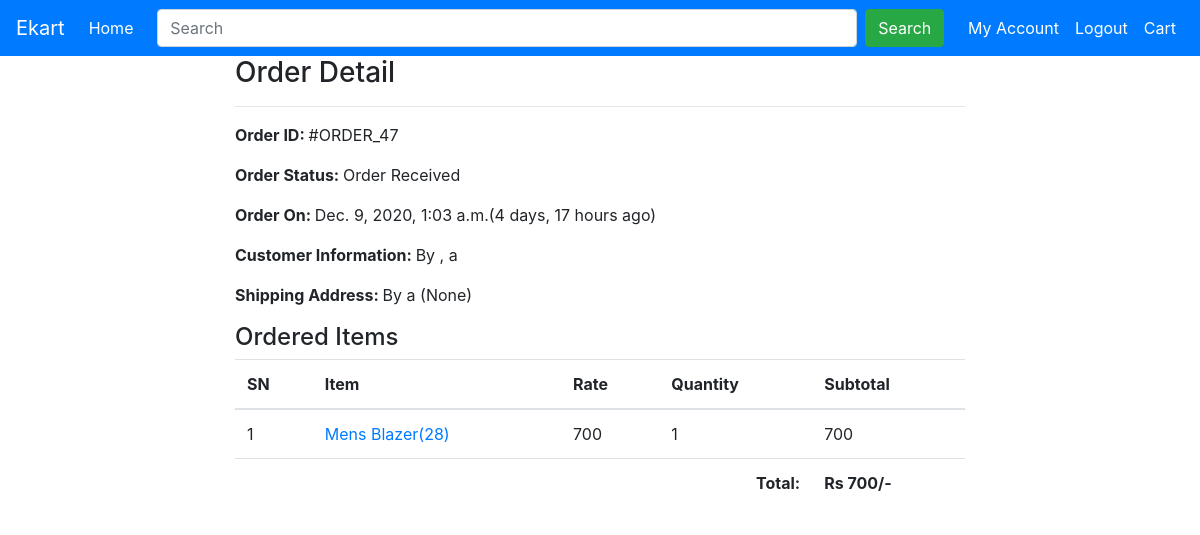
The page /profile/order-47/ (signed in) on the database its author committed.
### ecomapp/models.py (models this page shows, shortened)
class Order(models.Model):
    cart = models.OneToOneField(Cart, on_delete=models.CASCADE)
    Name = models.CharField(max_length=200)
    shipping_address = models.CharField(max_length=200)
    mobile = models.CharField(max_length=10)
    email = models.EmailField(null=True, blank=True)
    subtotal = models.PositiveIntegerField()
    discount = models.PositiveIntegerField()
    total = models.PositiveIntegerField()
    order_status = models.CharField(max_length=50, choices=ORDER_STATUS)
    created_at = models.DateTimeField(auto_now_add=True)
    payment_method = models.CharField(
        max_length=20, choices=METHOD, default="Cash On Delivery")
    payment_completed = models.BooleanField(
        default=False, null=True, blank=True)

class CartProduct(models.Model):
    cart = models.ForeignKey(Cart, on_delete=models.CASCADE)
    product = models.ForeignKey(Product, on_delete=models.CASCADE)
    rate = models.PositiveIntegerField()
    quantity = models.PositiveIntegerField()
    subtotal = models.PositiveIntegerField()

class Product(models.Model):
    title = models.CharField(max_length=200)
    slug = models.SlugField(unique=True)
    category = models.ForeignKey(Category, on_delete=models.CASCADE)
    image = models.ImageField(upload_to="products")
    marked_price = models.PositiveIntegerField()
    selling_price = models.PositiveIntegerField()
    description = models.TextField()
    warranty = models.CharField(max_length=300, null=True, blank=True)
    return_policy = models.CharField(max_length=300, null=True, blank=True)
    view_count = models.PositiveIntegerField(default=0)

### ecomapp/views.py (the view)
# urls.py: path("profile/order-<int:pk>/", CustomerOrderDetailView.as_view(),
class CustomerOrderDetailView(DetailView):
    template_name = "customerorderdetail.html"
    model = Order
    context_object_name = "ord_obj"
    def dispatch(self, request, *args, **kwargs):
        if request.user.is_authenticated and Customer.objects.filter(user=request.user).exists():
            order_id = self.kwargs["pk"]
            order = Order.objects.get(id=order_id)
            if request.user.customer != order.cart.customer:
                return redirect("ecomapp:customerprofile")
        else:
            return redirect("/login/?next=/profile/")
        return super().dispatch(request, *args, **kwargs)

### templates/customerorderdetail.html (shortened to what this page needs)
{% extends "base.html" %}
{% load humanize %}
{% block content %}
<div class="container">
    <div class="row">
        <div class="col-md-8 mx-auto">
            <h3>Order Detail</h3><hr>
            <p><span class="font-weight-bold">Order ID: </span> #ORDER_{{ord_obj.id}}</p>
            <p><span class="font-weight-bold">Order Status: </span> {{ord_obj.order_status}}</p>
            <p><span class="font-weight-bold">Order On: </span> {{ord_obj.created_at}}({{ord_obj.created_at|timesince}} ago)</p>
            <p><span class="font-weight-bold">Customer Information: </span> By {{ord_obj.ordered_by}}, {{ord_obj.mobile}}</p>
            <p><span class="font-weight-bold">Shipping Address: </span> By {{ord_obj.shipping_address}} ({{ord_obj.email}})</p>
            <h4>Ordered Items</h4>
            <table class="table">
                <thead>
                    <tr>
                        <th>SN</th>
                        <th>Item</th>
                        <th>Rate</th>
                        <th>Quantity</th>
                        <th>Subtotal</th>
                    </tr>
                </thead>
                <tbody>
                    {% for cp in ord_obj.cart.cartproduct_set.all %}
                    <tr>
                        <td>{{forloop.counter}}</td>
                        <td><a target="_blank" href="{% url 'ecomapp:productdetail' cp.product.slug %}">{{cp.product.title}}({{cp.product.id}})</a></td>
                        <td>{{cp.rate}}</td>
                        <td>{{cp.quantity}}</td>
                        <td>{{cp.subtotal}}</td>
                    </tr>
                    {% endfor %}
                    <tr>
                        <th colspan="4" class="text-right">Total: </th>
                        <th>Rs {{ord_obj.total|intcomma}}/-</th>
                    </tr>
                </tbody>
            </table>
        </div>
    </div>
</div>
{% endblock %}

### rows shown on the page
Order: id "47", order_status "Order Received", created_at "Dec. 9, 2020, 1:03 a.m.", created_at "4 days, 17 hours", mobile "a", shipping_address "a", email "None", total "700"
CartProduct: product "Mens Blazer", product.id "28", rate "700", quantity "1", subtotal "700"
